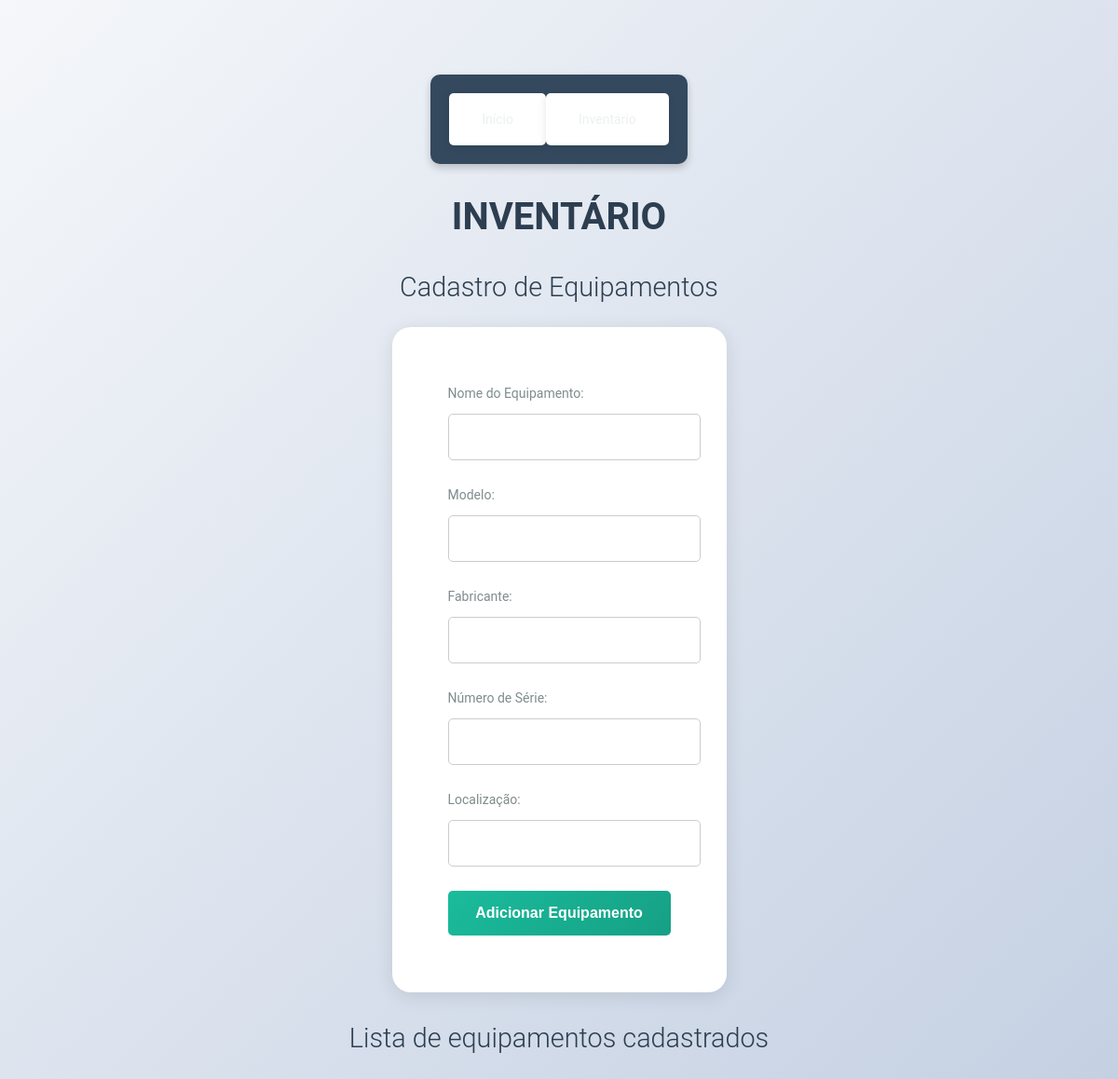
The app's page /inventario, older data.
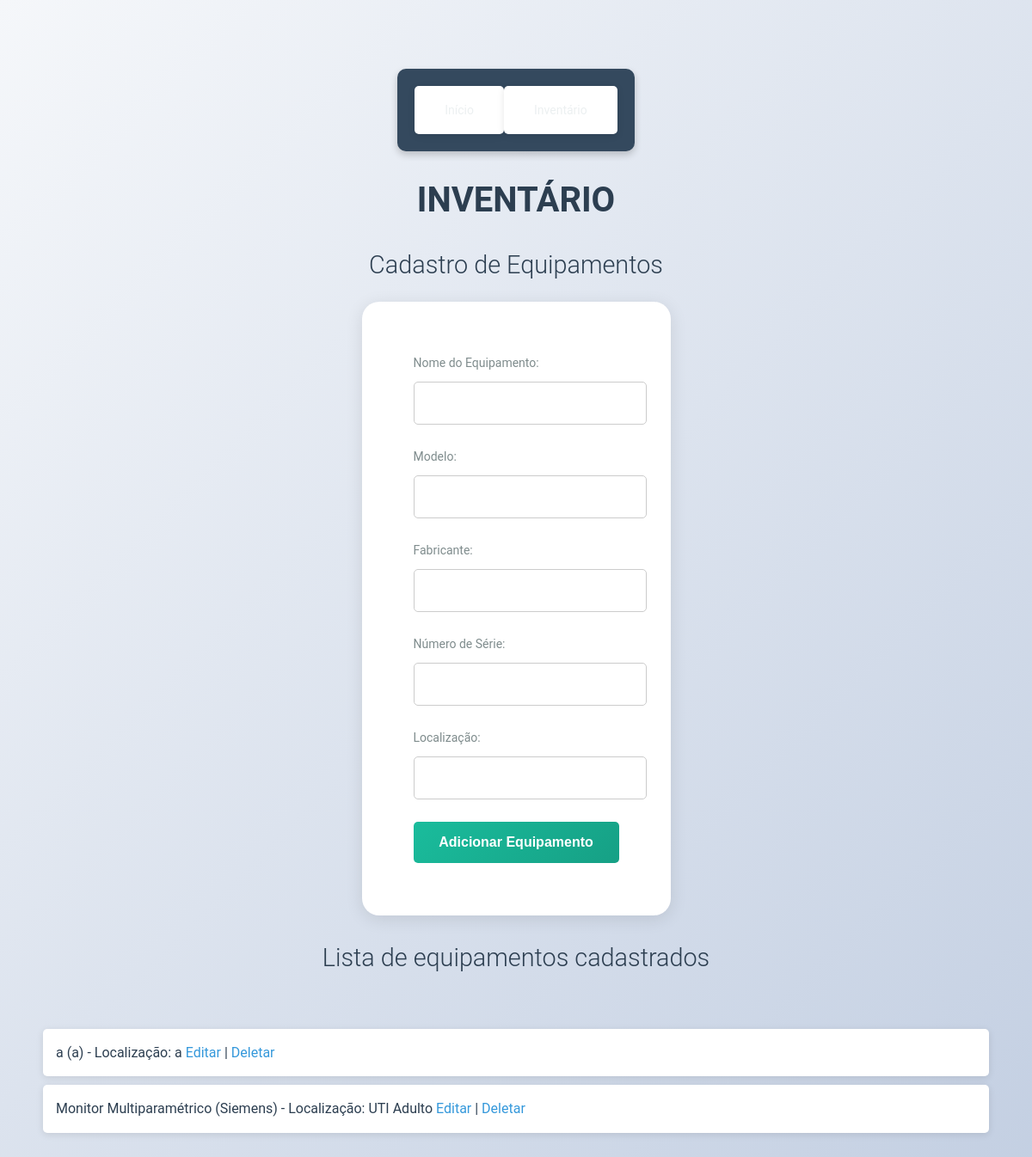
The same page, newer data.
### app/models.py (models this page shows, shortened)
class Equipamento(db.Model):
    __tablename__ = 'equipamentos'
    id = db.Column(db.Integer, primary_key=True)
    nome = db.Column(db.String(80), nullable=False)
    modelo = db.Column(db.String(50), nullable=False)
    fabricante = db.Column(db.String(50), nullable=False)
    num_serie = db.Column(db.String(50), unique=True, nullable=False)
    localizacao = db.Column(db.String(50), nullable=False)
    manutencoes = db.relationship('Manutencao', backref='equipamento', lazy=True)

### app/routes.py (the view)
@main.route('/inventario')
def inventario():
    equipamentos = Equipamento.query.all()
    return render_template('inventario.html', equipamentos=equipamentos)

### app/templates/inventario.html (shortened to what this page needs)
<!DOCTYPE html>
<html lang="pt-br">
<head>
    <link rel="stylesheet" href="{{ url_for('static', filename='css/inventario.css') }}">
</head>
<body>
    <header>
        <nav>
            <ul>
                <li><a href="{{ url_for('main.index') }}">Início</a></li>
                <li><a href="{{ url_for('main.inventario') }}">Inventário</a></li>
            </ul>
        </nav>
    </header>
    <br>
    <h1>Inventário</h1>
    <h2>Cadastro de Equipamentos</h2>
    <form action="/adicionar" method="POST">
        <label for="nome">Nome do Equipamento:</label>
        <input type="text" id="nome" name="nome" required><br><br>
        <label for="modelo">Modelo:</label>
        <input type="text" id="modelo" name="modelo" required><br><br>
        <label for="fabricante">Fabricante:</label>
        <input type="text" id="fabricante" name="fabricante" required><br><br>
        <label for="num_serie">Número de Série:</label>
        <input type="text" id="num_serie" name="num_serie" required><br><br>
        <label for="localizacao">Localização:</label>
        <input type="text" id="localizacao" name="localizacao" required><br><br>
        <button type="submit">Adicionar Equipamento</button>
    </form>
    <br>
    <h2>Lista de equipamentos cadastrados</h2>
    <ul>
        {% for equipamento in equipamentos %}
            <li>{{ equipamento.nome }} ({{ equipamento.modelo }}) - Localização: {{ equipamento.localizacao }}
                <a href="{{ url_for('main.editar', id=equipamento.id) }}">Editar</a> |
                <a href="{{ url_for('main.deletar', id=equipamento.id) }}">Deletar</a>
            </li>
        {% endfor %}
    </ul>
</body>
</html>

### app/static/css/inventario.css (style rules this page uses)
body, h1, h2, ul, nav, form { margin: 0; padding: 0; box-sizing: border-box; }
body { font-family: 'Roboto', Arial, sans-serif; line-height: 1.6; background: linear-gradient(135deg, #f5f7fa, #c3cfe2); color: #333; padding: 50px; display: flex; flex-direction: column; align-items: center; justify-content: center; min-height: 100vh; }
h1, h2 { color: #2c3e50; text-align: center; margin-bottom: 20px; }
h1 { font-size: 2.5em; font-weight: bold; text-transform: uppercase; }
h2 { font-size: 1.8em; font-weight: 300; }
nav ul { list-style: none; display: flex; justify-content: center; background-color: #34495e; padding: 10px 20px; border-radius: 10px; box-shadow: 0 4px 8px rgba(0, 0, 0, 0.2); }
nav li { margin: 0 10px; }
nav a { text-decoration: none; padding: 10px 20px; color: #ecf0f1; border-radius: 5px; font-size: 14px; transition: all 0.3s ease; }
form { max-width: 400px; background: white; padding: 60px; border-radius: 20px; box-shadow: 0 4px 20px rgba(0, 0, 0, 0.1); animation: fadeIn 0.8s ease-in-out; }
form input[type="text"], form button { width: 100%; margin-bottom: 1px; padding: 15px; border-radius: 5px; font-size: 16px; border: 1px solid #ccc; transition: all 0.3s ease; }
form button { background: linear-gradient(135deg, #1abc9c, #16a085); color: white; border: none; cursor: pointer; font-weight: bold; }
form label { font-size: 14px; color: #7f8c8d; margin-bottom: 10px; display: block; }
ul { list-style: none; padding: 0; margin-top: 30px; width: 100%; }
ul li { background-color: white; margin: 10px 0; padding: 15px; border-radius: 5px; box-shadow: 0 2px 8px rgba(0, 0, 0, 0.1); font-size: 16px; color: #2c3e50; }
a { color: #3498db; text-decoration: none; transition: color 0.3s ease; }

Row changes from the older to the newer data that the page shows:
added Equipamento: nome "a", modelo "a", localizacao "a"
added Equipamento: nome "Monitor Multiparamétrico", modelo "Siemens", localizacao "UTI Adulto"
